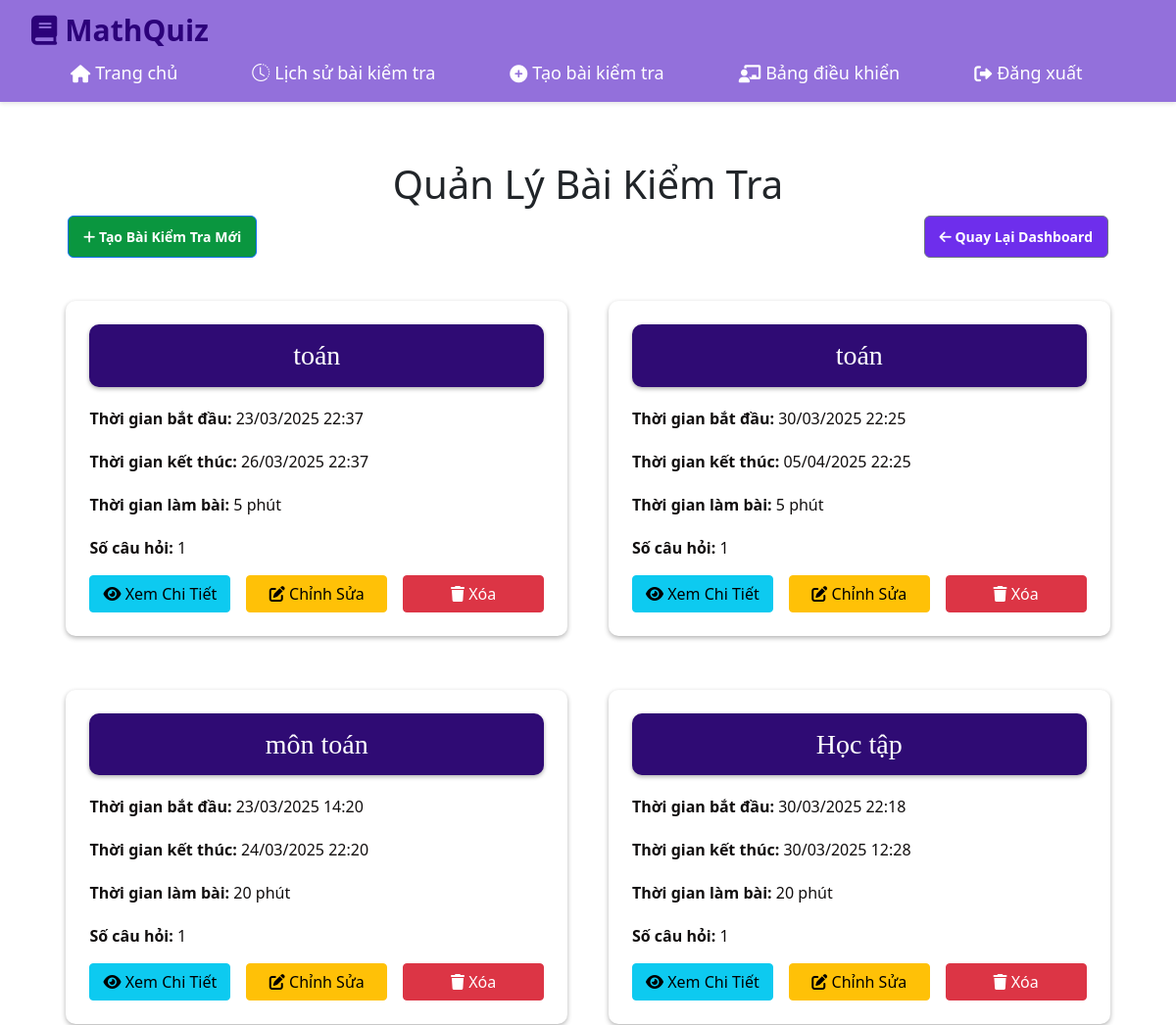
The page /teacher/manage-quizzes (signed in, upper part) on the database as committed earlier.
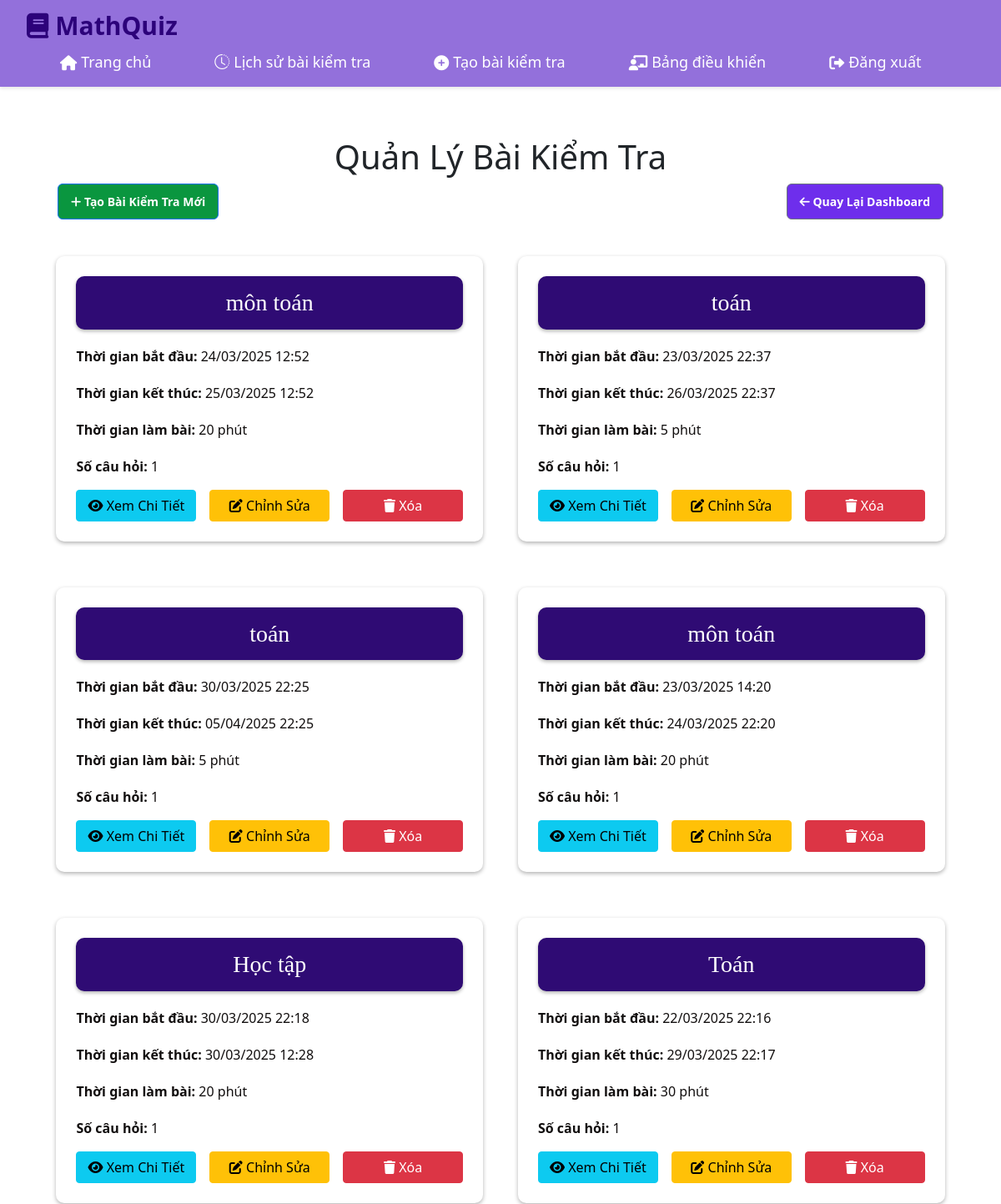
The same page on the database as committed later.
### app.py (models this page shows)
class Quiz(db.Model):
    id = db.Column(db.Integer, primary_key=True)
    title = db.Column(db.String(200), nullable=False)
    teacher_id = db.Column(db.Integer, db.ForeignKey('user.id'), nullable=False)
    start_time = db.Column(db.DateTime, nullable=False)
    end_time = db.Column(db.DateTime, nullable=False)
    duration = db.Column(db.Integer, nullable=False)  # in minutes
    questions = db.relationship('Question', backref='quiz', lazy=True)

### app.py (the view)
@app.route('/teacher/manage-quizzes')
def manage_quizzes():
    if 'user_id' not in session or session['role'] != 'teacher':
        flash('Bạn không có quyền truy cập trang này!')
        return redirect(url_for('home'))
    teacher_id = session['user_id']
    quizzes = Quiz.query.filter_by(teacher_id=teacher_id).order_by(Quiz.id.desc()).all()
    return render_template('manage_quizzes.html', quizzes=quizzes)

### templates/manage_quizzes.html (shortened to what this page needs)
{% extends "base.html" %}
{% block content %}
<div class="container">
    <h1>Quản Lý Bài Kiểm Tra</h1>
    <div class="action-bar">
        <a href="{{ url_for('create_quiz') }}" class="btn btn-primary">
            <i class="fas fa-plus"></i> Tạo Bài Kiểm Tra Mới
        </a>
        <a href="{{ url_for('teacher_dashboard') }}" class="btn btn-secondary">
            <i class="fas fa-arrow-left"></i> Quay Lại Dashboard
        </a>
    </div>
    <div class="quiz-list">
        {% if quizzes %}
            {% for quiz in quizzes %}
            <div class="quiz-card">
                <div class="quiz-info">
                    <h3>{{ quiz.title }}</h3>
                    <p class="quiz-info-text"><strong>Thời gian bắt đầu:</strong> {{ quiz.start_time.strftime('%d/%m/%Y %H:%M') }}</p>
                    <p class="quiz-info-text"><strong>Thời gian kết thúc:</strong> {{ quiz.end_time.strftime('%d/%m/%Y %H:%M') }}</p>
                    <p class="quiz-info-text"><strong>Thời gian làm bài:</strong> {{ quiz.duration }} phút</p>
                    {% set question_count = quiz.questions|length %}
                    <p class="quiz-info-text"><strong>Số câu hỏi:</strong> {{ question_count }}</p>
                </div>
                <div class="quiz-actions">
                    <a href="#" class="btn btn-small btn-info">
                        <i class="fas fa-eye"></i> Xem Chi Tiết
                    </a>
                    <a href="#" class="btn btn-small btn-warning">
                        <i class="fas fa-edit"></i> Chỉnh Sửa
                    </a>
                    <a href="#" class="btn btn-small btn-danger">
                        <i class="fas fa-trash"></i> Xóa
                    </a>
                </div>
            </div>
            {% endfor %}
        {% endif %}
    </div>
</div>
{% endblock %}

Rows that differ between the two databases and show on the page:
added Quiz: title "môn toán", start_time "24/03/2025 12:52", end_time "25/03/2025 12:52", duration "20", question_count "1"
now on this page (row unchanged): Quiz: title "Toán", start_time "22/03/2025 22:16", end_time "29/03/2025 22:17", duration "30", question_count "1"
